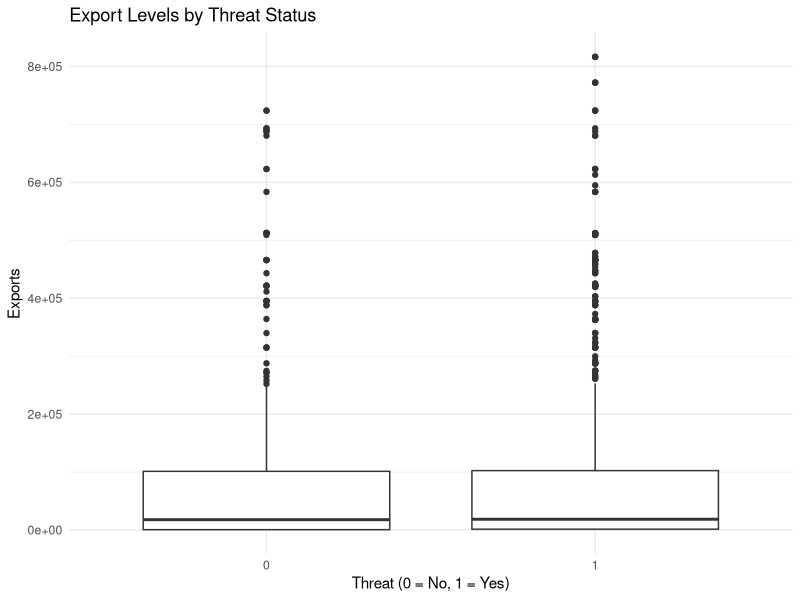
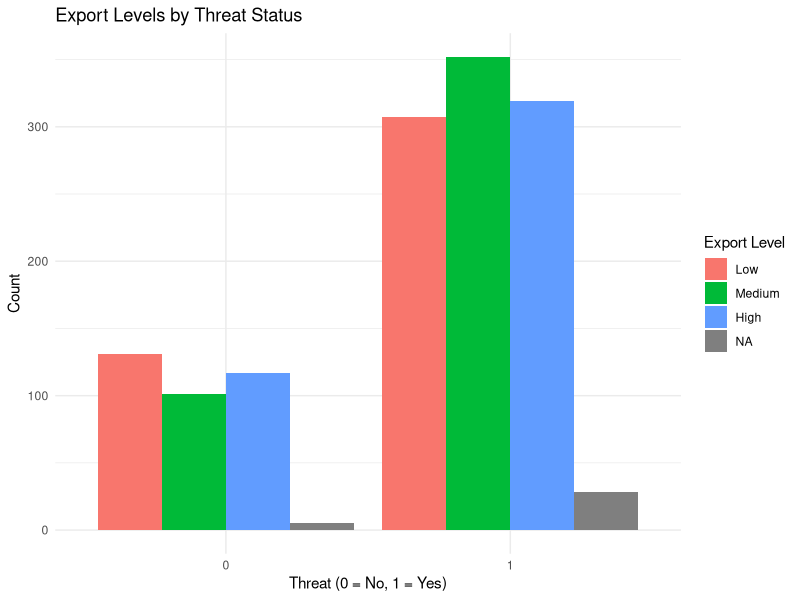
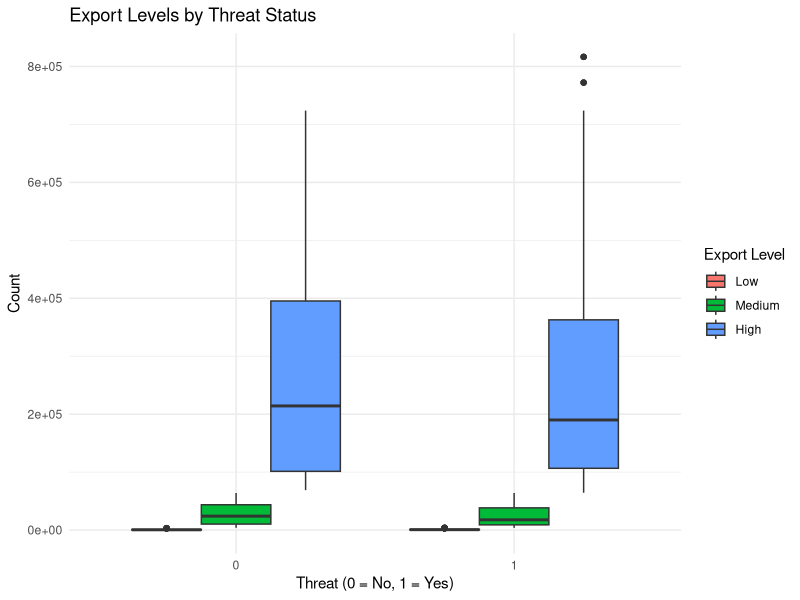
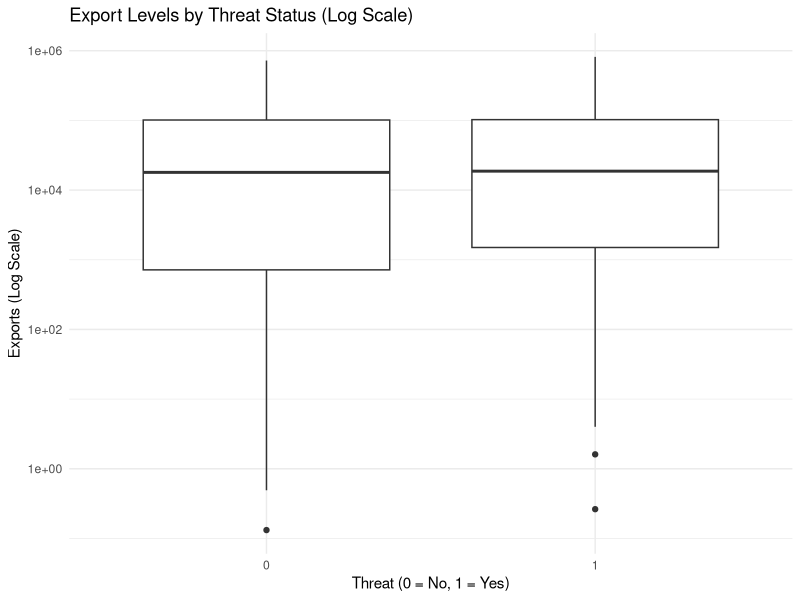
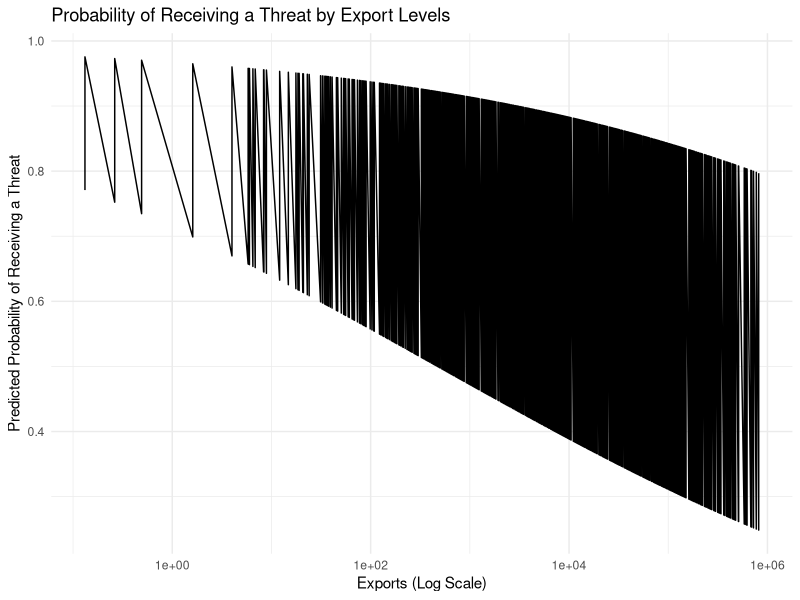
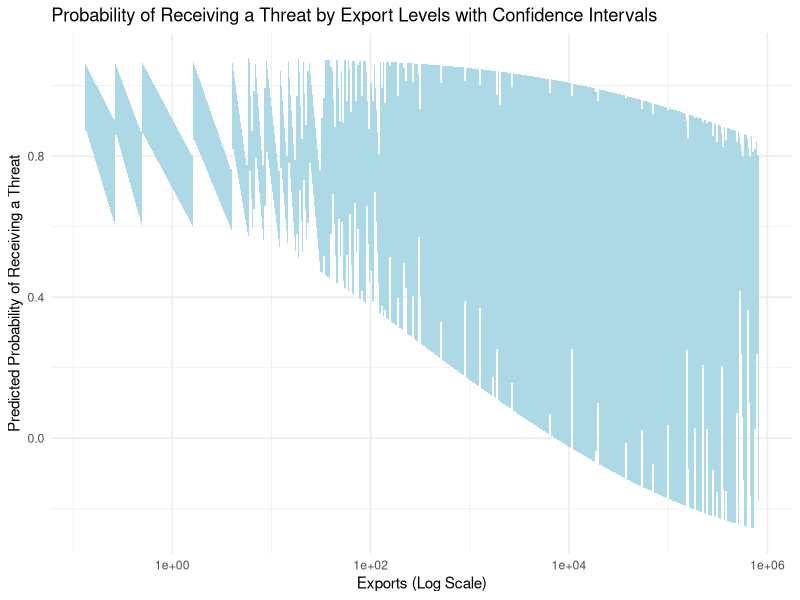
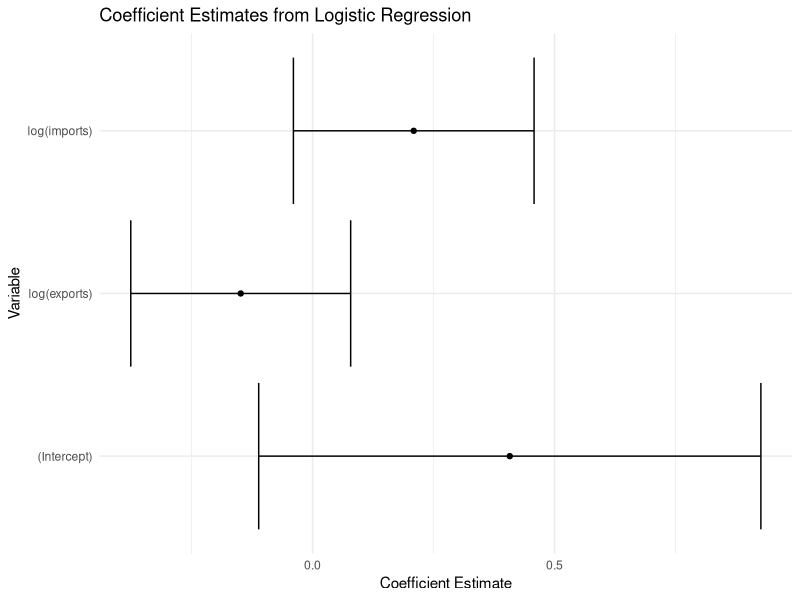
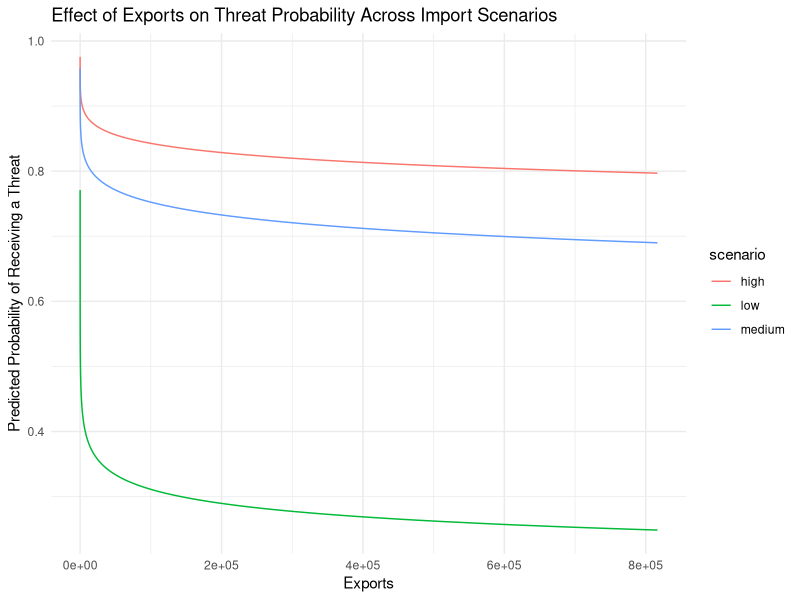

These charts were generated, in order, by the following R code:
# Chapter 3 - Sanctions and Trade
# Data Insights in World Politics
# William Christiansen, Ph.D.
# 3/9/24

# load packages
install.packages("readxl")
install.packages("tidyverse")
library(readxl)
library(tidyverse) # should already be installed, if not, add an install.packages() command with "tidyverse" in the parentheses

# load data
# https://sanctions.web.unc.edu/wp-content/uploads/sites/18834/2021/04/tiesusersmanualv4.pdf
# https://correlatesofwar.org/data-sets/bilateral-trade/

ties_data <- read_excel("ties.xls")
export_data <- read.csv("National_COW_4.0.csv")

# rename ties columns to match export columns for merging

ties_data$year <- ties_data$startyear
ties_data$ccode <- ties_data$targetstate

# merge

merged_data <- merge(export_data, ties_data, by = c("ccode", "year"))

# inspect column names

colnames(merged_data)

head(merged_data)

# opens up viewer window
View(merged_data)

# start exploring and thinking of variables to compare
# for our example, we will depart with the question:
# are states with higher exports more likely to receive a warning or threat than states with lower exports?
# Hypothesis: In a comparison of states, those receiving threats or warnings will have higher levels of exports than those that do not.
# Null Hypothesis: States receiving threats or warnings will have equivalent OR lower levels of exports than those that do not

# Summary statistics for exports, by threat status
merged_data %>%
  group_by(threat) %>%
  summarise(mean_export = mean(exports, na.rm = TRUE),
            sd_export = sd(exports, na.rm = TRUE),
            n = n())

# Boxplot to visualize export levels by threat status
ggplot(merged_data, aes(x = as.factor(threat), y = exports)) +
  geom_boxplot() +
  labs(x = "Threat (0 = No, 1 = Yes)", y = "Exports", title = "Export Levels by Threat Status") +
  theme_minimal()

# notice the boxplot values are driven down by a bunch of very small values
# we need to transform exports

# Creating export categories based on quantiles
merged_data$export_cat <- cut(merged_data$export, 
                              breaks = quantile(merged_data$export, probs = c(0, .33, .67, 1), na.rm = TRUE),
                              labels = c("Low", "Medium", "High"),
                              include.lowest = TRUE)


# Barplot with categorized exports
ggplot(merged_data, aes(x = as.factor(threat), fill = export_cat)) +
  geom_bar(position = "dodge") +
  labs(x = "Threat (0 = No, 1 = Yes)", y = "Count", fill = "Export Level", title = "Export Levels by Threat Status") +
  theme_minimal()

# Boxplot with categorized exports
ggplot(merged_data, aes(x = as.factor(threat), y = exports, fill = export_cat)) +
  geom_boxplot(position = "dodge") +
  labs(x = "Threat (0 = No, 1 = Yes)", y = "Count", fill = "Export Level", title = "Export Levels by Threat Status") +
  theme_minimal()


# Boxplot with log scale for y-axis through ggplot
ggplot(merged_data, aes(x = as.factor(threat), y = exports)) +
  geom_boxplot() +
  scale_y_log10() + # This transforms the y-axis to a log scale
  labs(x = "Threat (0 = No, 1 = Yes)", y = "Exports (Log Scale)", title = "Export Levels by Threat Status (Log Scale)") +
  theme_minimal()


# Activity
# so what about imports?
# recreate the analysis above but with the variable 'imports' instead




# Appendix:
### Advanced Activity: Logistic regression

# Logistic regression
model <- glm(threat ~ log(exports) + log(imports), data = merged_data, family = binomial())

# View model summary
summary(model)

# Remove rows where 'exports' is NA or infinite
cleaned_data <- merged_data %>%
  filter(!is.na(exports) & is.finite(exports))

# Create a range of values for imports
import_values <- seq(from = min(cleaned_data$imports, na.rm = TRUE), 
                     to = max(cleaned_data$imports, na.rm = TRUE), 
                     length.out = 10) # Adjust length.out as needed

# Expand new_data to include all combinations of exports and the range of imports
new_data <- expand.grid(exports = cleaned_data$exports, imports = import_values)


# Predict probabilities
new_data$predicted_prob <- predict(model, newdata = new_data, type = "response")

# Plot
ggplot(new_data, aes(x = exports, y = predicted_prob)) +
  geom_line() +
  scale_x_log10() +  # Apply log scale to x-axis if exports were log-transformed
  labs(x = "Exports (Log Scale)", y = "Predicted Probability of Receiving a Threat",
       title = "Probability of Receiving a Threat by Export Levels") +
  theme_minimal()


# Add confidence intervals
new_data$conf_high <- predict(model, newdata = new_data, type = "response", se.fit = TRUE)$fit + 1.96 * predict(model, newdata = new_data, type = "response", se.fit = TRUE)$se.fit
new_data$conf_low <- predict(model, newdata = new_data, type = "response", se.fit = TRUE)$fit - 1.96 * predict(model, newdata = new_data, type = "response", se.fit = TRUE)$se.fit

# Plot with confidence intervals
ggplot(new_data, aes(x = exports)) +
  geom_ribbon(aes(ymin = conf_low, ymax = conf_high), fill = "lightblue") +
  scale_x_log10() +
  labs(x = "Exports (Log Scale)", y = "Predicted Probability of Receiving a Threat",
       title = "Probability of Receiving a Threat by Export Levels with Confidence Intervals") +
  theme_minimal()

# Use broom package to tidy the model and get coefficients
if(!requireNamespace("broom", quietly = TRUE)) install.packages("broom")
library(broom)

tidied_model <- tidy(model)

# Plot
ggplot(tidied_model, aes(x = estimate, y = term)) +
  geom_point() +
  geom_errorbarh(aes(xmin = estimate - std.error * 1.96, xmax = estimate + std.error * 1.96)) +
  labs(x = "Coefficient Estimate", y = "Variable",
       title = "Coefficient Estimates from Logistic Regression") +
  theme_minimal()

# Define scenarios for imports
scenarios <- c("low" = min(cleaned_data$imports, na.rm = TRUE), 
               "medium" = mean(cleaned_data$imports, na.rm = TRUE), 
               "high" = max(cleaned_data$imports, na.rm = TRUE))

# Repeat prediction for each scenario
results <- list()
for (name in names(scenarios)) {
  new_data$imports <- scenarios[[name]]
  predicted_probs <- predict(model, newdata = new_data, type = "response")
  results[[name]] <- data.frame(exports = new_data$exports, predicted_prob = predicted_probs, scenario = name)
}

# Combine results from all scenarios
all_results <- do.call(rbind, results)

ggplot(all_results, aes(x = exports, y = predicted_prob, color = scenario)) +
  geom_line() +
  labs(x = "Exports", y = "Predicted Probability of Receiving a Threat",
       title = "Effect of Exports on Threat Probability Across Import Scenarios") +
  theme_minimal()


# final graph

# Assuming you've already created new_data with different scenarios of imports as shown previously

results <- list()
for (name in names(scenarios)) {
  new_data$imports <- scenarios[[name]]
  
  # Predict probabilities with standard errors
  preds <- predict(model, newdata = new_data, type = "response", se.fit = TRUE)
  
  # Calculate 95% confidence intervals
  ci_lower <- preds$fit - 1.96 * preds$se.fit
  ci_upper <- preds$fit + 1.96 * preds$se.fit
  
  # Store results including confidence intervals
  results[[name]] <- data.frame(exports = new_data$exports, 
                                predicted_prob = preds$fit, 
                                ci_lower = ci_lower, 
                                ci_upper = ci_upper, 
                                scenario = name)
}

# Combine results from all scenarios
all_results <- do.call(rbind, results)

ggplot(all_results, aes(x = exports)) +
  geom_ribbon(aes(ymin = ci_lower, ymax = ci_upper, fill = scenario), alpha = 0.2) +
  geom_line(aes(y = predicted_prob, color = scenario)) +
  labs(x = "Exports", y = "Predicted Probability of Receiving a Threat",
       title = "Effect of Exports on Threat Probability Across Import Scenarios") +
  theme_minimal() +
  scale_fill_brewer(palette = "Pastel1") +  # Adjust color palette as desired
  scale_color_brewer(palette = "Dark2")


